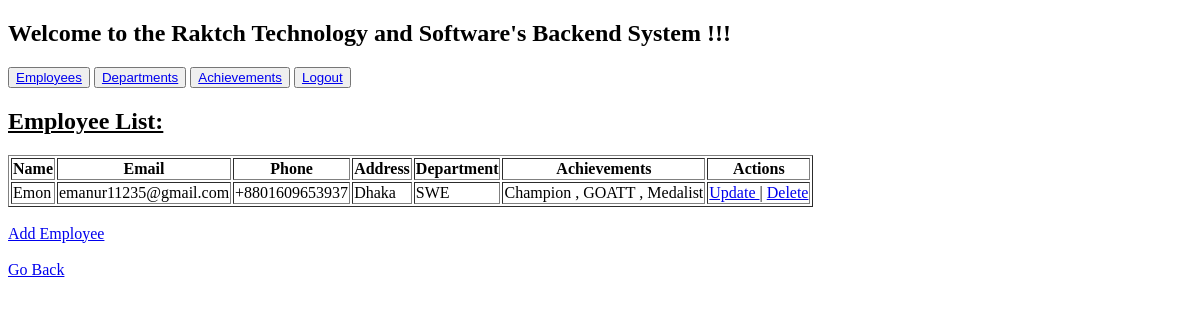
/employee-list/ (signed in), run on an earlier commit of the app's database.
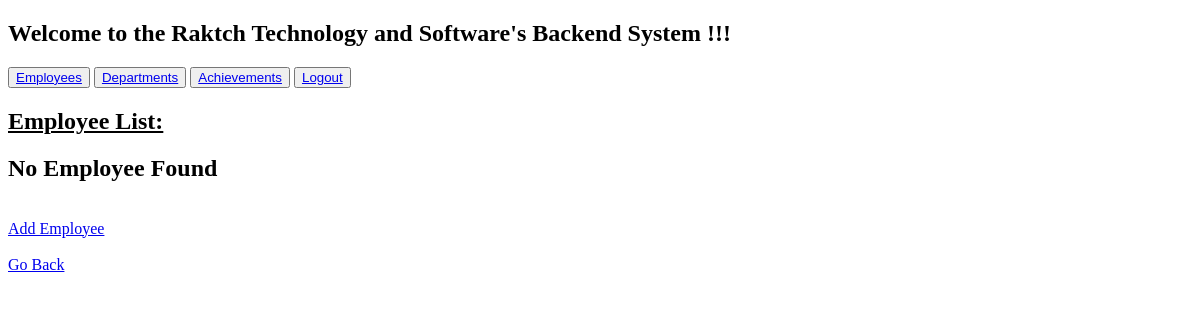
And on a later commit of the database.
### employee_app/models.py (models this page shows, shortened)
class Employee(models.Model):
    name = models.CharField(max_length = 100)
    email = models.EmailField(unique = True)
    phone = models.CharField(max_length = 15)
    address = models.TextField(blank = True)
    department = models.ForeignKey(Department, on_delete = models.CASCADE)
    achievements = models.ManyToManyField(Achievement, through = "AchievementEmployee")

class Department(models.Model):
    name = models.CharField(max_length = 100, unique = True)
    def __str__(self):
        return self.name

class Achievement(models.Model):
    name = models.CharField(max_length = 100, unique = True)

### employee_app/views.py (the view)
# urls.py: path('employee-list/', views.employees_list, name = 'employee-list'),
@login_required
def employees_list(request):
    employees = Employee.objects.all()
    return render(request, 'employee_app/employee_list.html', context = {'employees': employees})

### templates/employee_app/employee_list.html (shortened to what this page needs)
{% extends 'employee_app/home.html' %}
{% block content %}
    <h2> <u> Employee List: </u> </h2>
    {% if employees %}
        <table border="1px">
            <tr>
                <th>Name</th>
                <th>Email</th>
                <th>Phone</th>
                <th>Address</th>
                <th>Department</th>
                <th>Achievements</th>
                <th> Actions </th>
            </tr>
            {% for employee in employees %}
            <tr>
                <td>{{ employee.name }}</td>
                <td>{{ employee.email }}</td>
                <td>{{ employee.phone }}</td>
                <td>{{ employee.address }}</td>
                <td>{{ employee.department }}</td>
                <td>
                    {% for ach in employee.achievements.all %}
                        {{ ach.name }} {% if not forloop.last %}, {% endif %}
                    {% endfor %}
                </td>
                <td> <a href="{% url 'update-employee' employee.id %}"> Update </a>
                    |
                    <a href="{% url 'delete-employee' employee.id %}"> Delete </a>
                </td>
            </tr>
            {% endfor %}
        </table>
    {% else %}
        <h2>No Employee Found</h2>
    {% endif %}
    <br>
    <a href="{% url 'add-employee' %}">Add Employee</a>
    <br>
    <br>
    <a href="{% url 'home' %}"> Go Back </a>
{% endblock %}

What changed in the data, as far as the page shows it:
removed Employee: name "Emon", email "emanur11235@gmail.com", phone "+8801609653937", address "Dhaka", department "SWE"
no longer on this page (row unchanged): Achievement: name "Champion"
removed Achievement: name "GOATT"
no longer on this page (row unchanged): Achievement: name "Medalist"
Also different on the page:
text no longer shown: "Name Email Phone Address Department Achievements Actions"
text now shown: "No Employee Found"
